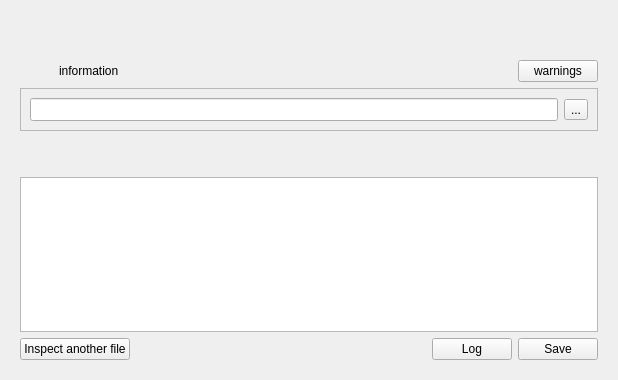
<ui version="4.0" >
 <class>ConverterGui</class>
 <widget class="QDialog" name="ConverterGui" >
  <property name="geometry" >
   <rect>
    <x>0</x>
    <y>0</y>
    <width>618</width>
    <height>380</height>
   </rect>
  </property>
  <property name="windowTitle" >
   <string>Converter for Opus Project Files</string>
  </property>
  <layout class="QVBoxLayout" name="verticalLayout_2" >
   <item>
    <widget class="QStackedWidget" name="stack_steps" >
     <property name="currentIndex" >
      <number>1</number>
     </property>
     <widget class="QWidget" name="page" >
      <layout class="QVBoxLayout" name="verticalLayout" >
       <item>
        <spacer name="verticalSpacer" >
         <property name="orientation" >
          <enum>Qt::Vertical</enum>
         </property>
         <property name="sizeHint" stdset="0" >
          <size>
           <width>20</width>
           <height>40</height>
          </size>
         </property>
        </spacer>
       </item>
       <item>
        <widget class="QFrame" name="frame_error" >
         <property name="frameShape" >
          <enum>QFrame::StyledPanel</enum>
         </property>
         <property name="frameShadow" >
          <enum>QFrame::Raised</enum>
         </property>
         <layout class="QHBoxLayout" name="horizontalLayout_2" >
          <item>
           <widget class="QLabel" name="p0_info_icon" >
            <property name="sizePolicy" >
             <sizepolicy vsizetype="Maximum" hsizetype="Maximum" >
              <horstretch>0</horstretch>
              <verstretch>0</verstretch>
             </sizepolicy>
            </property>
            <property name="text" >
             <string/>
            </property>
            <property name="pixmap" >
             <pixmap resource="resources.qrc" >:/images/images/messagebox_info.png</pixmap>
            </property>
            <property name="margin" >
             <number>5</number>
            </property>
           </widget>
          </item>
          <item>
           <widget class="QLabel" name="p0_warning_icon" >
            <property name="sizePolicy" >
             <sizepolicy vsizetype="Maximum" hsizetype="Maximum" >
              <horstretch>0</horstretch>
              <verstretch>0</verstretch>
             </sizepolicy>
            </property>
            <property name="text" >
             <string/>
            </property>
            <property name="pixmap" >
             <pixmap resource="resources.qrc" >:/images/images/messagebox_warning.png</pixmap>
            </property>
            <property name="margin" >
             <number>5</number>
            </property>
           </widget>
          </item>
          <item>
           <widget class="QLabel" name="p0_text" >
            <property name="text" >
             <string>error message</string>
            </property>
            <property name="wordWrap" >
             <bool>true</bool>
            </property>
           </widget>
          </item>
         </layout>
        </widget>
       </item>
       <item>
        <widget class="QFrame" name="frame" >
         <property name="frameShape" >
          <enum>QFrame::StyledPanel</enum>
         </property>
         <property name="frameShadow" >
          <enum>QFrame::Raised</enum>
         </property>
         <layout class="QHBoxLayout" name="horizontalLayout_5" >
          <item>
           <widget class="QLineEdit" name="le_filename" >
            <property name="font" >
             <font>
              <pointsize>10</pointsize>
             </font>
            </property>
            <property name="text" >
             <string/>
            </property>
            <property name="frame" >
             <bool>true</bool>
            </property>
            <property name="readOnly" >
             <bool>false</bool>
            </property>
           </widget>
          </item>
          <item>
           <widget class="QToolButton" name="pb_get_filename" >
            <property name="toolTip" >
             <string>Select file to convert</string>
            </property>
            <property name="text" >
             <string>...</string>
            </property>
           </widget>
          </item>
         </layout>
        </widget>
       </item>
       <item>
        <spacer name="verticalSpacer_3" >
         <property name="orientation" >
          <enum>Qt::Vertical</enum>
         </property>
         <property name="sizeHint" stdset="0" >
          <size>
           <width>20</width>
           <height>40</height>
          </size>
         </property>
        </spacer>
       </item>
       <item>
        <layout class="QHBoxLayout" name="horizontalLayout" >
         <item>
          <spacer name="horizontalSpacer_2" >
           <property name="orientation" >
            <enum>Qt::Horizontal</enum>
           </property>
           <property name="sizeHint" stdset="0" >
            <size>
             <width>40</width>
             <height>20</height>
            </size>
           </property>
          </spacer>
         </item>
         <item>
          <widget class="QPushButton" name="pb_next" >
           <property name="sizePolicy" >
            <sizepolicy vsizetype="Fixed" hsizetype="Maximum" >
             <horstretch>0</horstretch>
             <verstretch>0</verstretch>
            </sizepolicy>
           </property>
           <property name="text" >
            <string>Inspect</string>
           </property>
           <property name="icon" >
            <iconset resource="resources.qrc" >
             <normaloff>:/images/images/forward.png</normaloff>:/images/images/forward.png</iconset>
           </property>
           <property name="iconSize" >
            <size>
             <width>32</width>
             <height>32</height>
            </size>
           </property>
           <property name="shortcut" >
            <string>Ctrl+K</string>
           </property>
          </widget>
         </item>
        </layout>
       </item>
      </layout>
     </widget>
     <widget class="QWidget" name="page_2" >
      <layout class="QVBoxLayout" name="verticalLayout_4" >
       <item>
        <widget class="QFrame" name="frame_page2" >
         <property name="frameShape" >
          <enum>QFrame::NoFrame</enum>
         </property>
         <property name="frameShadow" >
          <enum>QFrame::Raised</enum>
         </property>
         <layout class="QVBoxLayout" name="verticalLayout_3" >
          <property name="margin" >
           <number>0</number>
          </property>
          <item>
           <spacer name="verticalSpacer_2" >
            <property name="orientation" >
             <enum>Qt::Vertical</enum>
            </property>
            <property name="sizeHint" stdset="0" >
             <size>
              <width>20</width>
              <height>40</height>
             </size>
            </property>
           </spacer>
          </item>
          <item>
           <layout class="QHBoxLayout" name="horizontalLayout_8" >
            <item>
             <widget class="QLabel" name="p1_ok_icon" >
              <property name="sizePolicy" >
               <sizepolicy vsizetype="Maximum" hsizetype="Maximum" >
                <horstretch>0</horstretch>
                <verstretch>0</verstretch>
               </sizepolicy>
              </property>
              <property name="text" >
               <string/>
              </property>
              <property name="pixmap" >
               <pixmap resource="resources.qrc" >:/images/images/apply.png</pixmap>
              </property>
              <property name="margin" >
               <number>5</number>
              </property>
             </widget>
            </item>
            <item>
             <widget class="QLabel" name="p1_info_icon" >
              <property name="sizePolicy" >
               <sizepolicy vsizetype="Maximum" hsizetype="Maximum" >
                <horstretch>0</horstretch>
                <verstretch>0</verstretch>
               </sizepolicy>
              </property>
              <property name="text" >
               <string/>
              </property>
              <property name="pixmap" >
               <pixmap resource="resources.qrc" >:/images/images/messagebox_info.png</pixmap>
              </property>
              <property name="margin" >
               <number>5</number>
              </property>
             </widget>
            </item>
            <item>
             <widget class="QLabel" name="p1_warning_icon" >
              <property name="sizePolicy" >
               <sizepolicy vsizetype="Maximum" hsizetype="Maximum" >
                <horstretch>0</horstretch>
                <verstretch>0</verstretch>
               </sizepolicy>
              </property>
              <property name="text" >
               <string/>
              </property>
              <property name="pixmap" >
               <pixmap resource="resources.qrc" >:/images/images/messagebox_warning.png</pixmap>
              </property>
              <property name="margin" >
               <number>5</number>
              </property>
             </widget>
            </item>
            <item>
             <widget class="QLabel" name="p1_text" >
              <property name="text" >
               <string>information</string>
              </property>
              <property name="wordWrap" >
               <bool>true</bool>
              </property>
             </widget>
            </item>
            <item>
             <widget class="QPushButton" name="pb_show_warnings" >
              <property name="sizePolicy" >
               <sizepolicy vsizetype="Fixed" hsizetype="Maximum" >
                <horstretch>0</horstretch>
                <verstretch>0</verstretch>
               </sizepolicy>
              </property>
              <property name="text" >
               <string>warnings</string>
              </property>
             </widget>
            </item>
           </layout>
          </item>
          <item>
           <widget class="QFrame" name="frame_2" >
            <property name="frameShape" >
             <enum>QFrame::StyledPanel</enum>
            </property>
            <property name="frameShadow" >
             <enum>QFrame::Raised</enum>
            </property>
            <layout class="QHBoxLayout" name="horizontalLayout_6" >
             <item>
              <widget class="QLineEdit" name="le_filename_out" >
               <property name="font" >
                <font>
                 <pointsize>10</pointsize>
                </font>
               </property>
               <property name="text" >
                <string/>
               </property>
               <property name="frame" >
                <bool>true</bool>
               </property>
               <property name="readOnly" >
                <bool>false</bool>
               </property>
              </widget>
             </item>
             <item>
              <widget class="QToolButton" name="pb_get_filename_out" >
               <property name="text" >
                <string>...</string>
               </property>
              </widget>
             </item>
            </layout>
           </widget>
          </item>
          <item>
           <spacer name="verticalSpacer_4" >
            <property name="orientation" >
             <enum>Qt::Vertical</enum>
            </property>
            <property name="sizeHint" stdset="0" >
             <size>
              <width>20</width>
              <height>40</height>
             </size>
            </property>
           </spacer>
          </item>
         </layout>
        </widget>
       </item>
       <item>
        <widget class="QFrame" name="frame_log" >
         <property name="frameShape" >
          <enum>QFrame::NoFrame</enum>
         </property>
         <property name="frameShadow" >
          <enum>QFrame::Raised</enum>
         </property>
         <layout class="QVBoxLayout" name="verticalLayout_5" >
          <property name="margin" >
           <number>0</number>
          </property>
          <item>
           <widget class="QTextEdit" name="txt_log" >
            <property name="lineWrapMode" >
             <enum>QTextEdit::NoWrap</enum>
            </property>
           </widget>
          </item>
         </layout>
        </widget>
       </item>
       <item>
        <layout class="QHBoxLayout" name="horizontalLayout_3" >
         <item>
          <widget class="QPushButton" name="pb_back" >
           <property name="sizePolicy" >
            <sizepolicy vsizetype="Fixed" hsizetype="Maximum" >
             <horstretch>0</horstretch>
             <verstretch>0</verstretch>
            </sizepolicy>
           </property>
           <property name="text" >
            <string>Inspect another file</string>
           </property>
           <property name="icon" >
            <iconset resource="resources.qrc" >
             <normaloff>:/images/images/back.png</normaloff>:/images/images/back.png</iconset>
           </property>
           <property name="iconSize" >
            <size>
             <width>32</width>
             <height>32</height>
            </size>
           </property>
           <property name="shortcut" >
            <string>Ctrl+K</string>
           </property>
          </widget>
         </item>
         <item>
          <spacer name="horizontalSpacer" >
           <property name="orientation" >
            <enum>Qt::Horizontal</enum>
           </property>
           <property name="sizeHint" stdset="0" >
            <size>
             <width>40</width>
             <height>20</height>
            </size>
           </property>
          </spacer>
         </item>
         <item>
          <widget class="QPushButton" name="pb_log" >
           <property name="sizePolicy" >
            <sizepolicy vsizetype="Fixed" hsizetype="Maximum" >
             <horstretch>0</horstretch>
             <verstretch>0</verstretch>
            </sizepolicy>
           </property>
           <property name="text" >
            <string>Log</string>
           </property>
           <property name="icon" >
            <iconset resource="resources.qrc" >
             <normaloff>:/images/images/messagebox_info.png</normaloff>:/images/images/messagebox_info.png</iconset>
           </property>
           <property name="iconSize" >
            <size>
             <width>32</width>
             <height>32</height>
            </size>
           </property>
           <property name="shortcut" >
            <string>Ctrl+K</string>
           </property>
           <property name="checkable" >
            <bool>true</bool>
           </property>
           <property name="checked" >
            <bool>false</bool>
           </property>
           <property name="flat" >
            <bool>false</bool>
           </property>
          </widget>
         </item>
         <item>
          <widget class="QPushButton" name="pb_save" >
           <property name="sizePolicy" >
            <sizepolicy vsizetype="Fixed" hsizetype="Maximum" >
             <horstretch>0</horstretch>
             <verstretch>0</verstretch>
            </sizepolicy>
           </property>
           <property name="text" >
            <string>Save</string>
           </property>
           <property name="icon" >
            <iconset resource="resources.qrc" >
             <normaloff>:/images/images/filesave.png</normaloff>:/images/images/filesave.png</iconset>
           </property>
           <property name="iconSize" >
            <size>
             <width>32</width>
             <height>32</height>
            </size>
           </property>
           <property name="shortcut" >
            <string>Ctrl+K</string>
           </property>
          </widget>
         </item>
        </layout>
       </item>
      </layout>
     </widget>
    </widget>
   </item>
  </layout>
 </widget>
 <resources>
  <include location="resources.qrc" />
 </resources>
 <connections/>
</ui>
